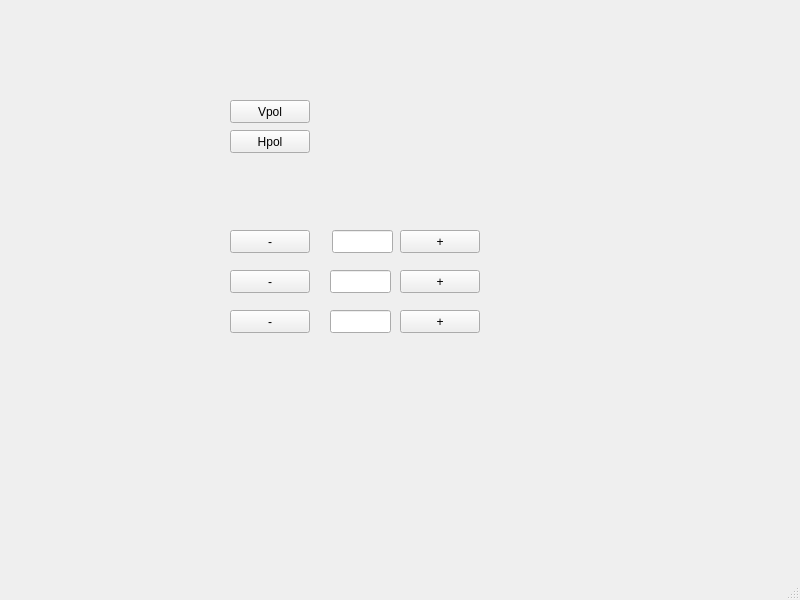
<?xml version="1.0" encoding="UTF-8"?>
<ui version="4.0">
 <class>MainWindow</class>
 <widget class="QMainWindow" name="MainWindow">
  <property name="geometry">
   <rect>
    <x>0</x>
    <y>0</y>
    <width>800</width>
    <height>600</height>
   </rect>
  </property>
  <property name="windowTitle">
   <string>MainWindow</string>
  </property>
  <widget class="QWidget" name="centralwidget">
   <widget class="QPushButton" name="pushButton">
    <property name="geometry">
     <rect>
      <x>230</x>
      <y>100</y>
      <width>80</width>
      <height>23</height>
     </rect>
    </property>
    <property name="text">
     <string>Vpol</string>
    </property>
   </widget>
   <widget class="QPushButton" name="pushButton_2">
    <property name="geometry">
     <rect>
      <x>230</x>
      <y>130</y>
      <width>80</width>
      <height>23</height>
     </rect>
    </property>
    <property name="text">
     <string>Hpol</string>
    </property>
   </widget>
   <widget class="QPushButton" name="pushButton_3">
    <property name="geometry">
     <rect>
      <x>400</x>
      <y>230</y>
      <width>80</width>
      <height>23</height>
     </rect>
    </property>
    <property name="text">
     <string>+</string>
    </property>
   </widget>
   <widget class="QPushButton" name="pushButton_4">
    <property name="geometry">
     <rect>
      <x>230</x>
      <y>230</y>
      <width>80</width>
      <height>23</height>
     </rect>
    </property>
    <property name="text">
     <string>-</string>
    </property>
   </widget>
   <widget class="QPushButton" name="pushButton_5">
    <property name="geometry">
     <rect>
      <x>400</x>
      <y>310</y>
      <width>80</width>
      <height>23</height>
     </rect>
    </property>
    <property name="text">
     <string>+</string>
    </property>
   </widget>
   <widget class="QPushButton" name="pushButton_6">
    <property name="geometry">
     <rect>
      <x>230</x>
      <y>310</y>
      <width>80</width>
      <height>23</height>
     </rect>
    </property>
    <property name="text">
     <string>-</string>
    </property>
   </widget>
   <widget class="QPushButton" name="pushButton_7">
    <property name="geometry">
     <rect>
      <x>400</x>
      <y>270</y>
      <width>80</width>
      <height>23</height>
     </rect>
    </property>
    <property name="text">
     <string>+</string>
    </property>
   </widget>
   <widget class="QPushButton" name="pushButton_8">
    <property name="geometry">
     <rect>
      <x>230</x>
      <y>270</y>
      <width>80</width>
      <height>23</height>
     </rect>
    </property>
    <property name="text">
     <string>-</string>
    </property>
   </widget>
   <widget class="QLineEdit" name="lineEdit">
    <property name="geometry">
     <rect>
      <x>332</x>
      <y>230</y>
      <width>61</width>
      <height>23</height>
     </rect>
    </property>
   </widget>
   <widget class="QLineEdit" name="lineEdit_2">
    <property name="geometry">
     <rect>
      <x>330</x>
      <y>270</y>
      <width>61</width>
      <height>23</height>
     </rect>
    </property>
   </widget>
   <widget class="QLineEdit" name="lineEdit_3">
    <property name="geometry">
     <rect>
      <x>330</x>
      <y>310</y>
      <width>61</width>
      <height>23</height>
     </rect>
    </property>
   </widget>
  </widget>
  <widget class="QMenuBar" name="menubar">
   <property name="geometry">
    <rect>
     <x>0</x>
     <y>0</y>
     <width>800</width>
     <height>20</height>
    </rect>
   </property>
  </widget>
  <widget class="QStatusBar" name="statusbar"/>
 </widget>
 <resources/>
 <connections/>
</ui>
